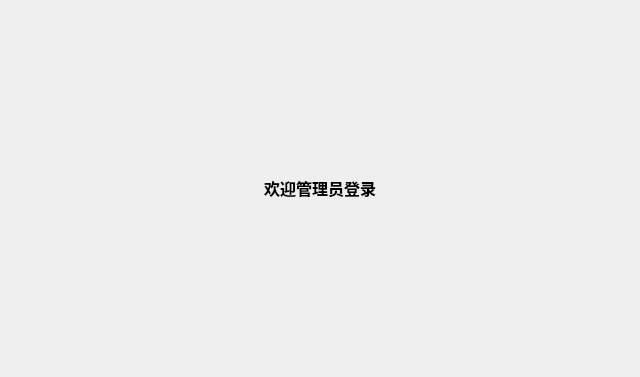
<?xml version="1.0" encoding="UTF-8"?>
<ui version="4.0">
 <class>AdminTitle</class>
 <widget class="QWidget" name="AdminTitle">
  <property name="geometry">
   <rect>
    <x>0</x>
    <y>0</y>
    <width>640</width>
    <height>377</height>
   </rect>
  </property>
  <property name="windowTitle">
   <string>Form</string>
  </property>
  <layout class="QGridLayout" name="gridLayout">
   <item row="0" column="0">
    <widget class="QLabel" name="label">
     <property name="minimumSize">
      <size>
       <width>0</width>
       <height>50</height>
      </size>
     </property>
     <property name="maximumSize">
      <size>
       <width>16777215</width>
       <height>50</height>
      </size>
     </property>
     <property name="font">
      <font>
       <family>微软雅黑</family>
       <pointsize>12</pointsize>
       <weight>75</weight>
       <bold>true</bold>
      </font>
     </property>
     <property name="text">
      <string>欢迎管理员登录</string>
     </property>
     <property name="alignment">
      <set>Qt::AlignCenter</set>
     </property>
    </widget>
   </item>
  </layout>
 </widget>
 <resources/>
 <connections/>
</ui>
